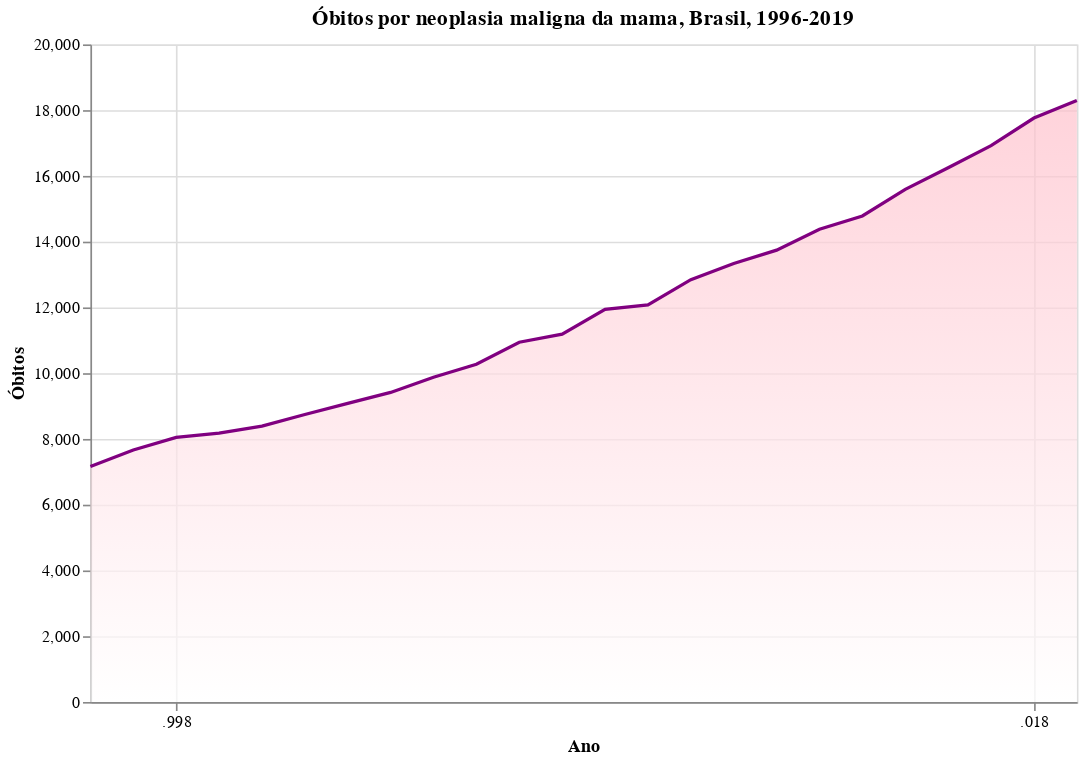

Notebook code cell kept with this figure:
### Code cell
# Fazendo gráfico de área
alt.Chart(data = tab_causa_ano) \
 .mark_area(
    line={'color':'purple'},
    color=alt.Gradient(
        gradient='linear',
        stops=[alt.GradientStop(color='white', offset=0),
               alt.GradientStop(color='pink', offset=1)],
        x1=1,
        x2=1,
        y1=1,
        y2=0
    )
).encode(
    x=alt.X(
    shorthand = 'ano:T', 
    axis = alt.Axis(title = 'Ano')
    ), 
    y=alt.Y(
        shorthand = 'numero_obitos:Q', 
        sort='-x', 
        axis = alt.Axis(title = 'Óbitos')
    )
).properties(width=600, height=400, title = 'Óbitos por neoplasia maligna da mama, Brasil, 1996-2019')

### Figure 1 — Vega-Lite specification as saved in the notebook (floating-point values rounded to 4 significant figures)
{"config": {"view": {"continuousWidth": 400, "continuousHeight": 300}}, "data": {"name": "data-2fc53dc6075d51a28a143a3adfe3bedf"}, "mark": {"type": "area", "color": {"gradient": "linear", "stops": [{"color": "white", "offset": 0}, {"color": "pink", "offset": 1}], "x1": 1, "x2": 1, "y1": 1, "y2": 0}, "line": {"color": "purple"}}, "encoding": {"x": {"axis": {"title": "Ano"}, "field": "ano", "type": "temporal"}, "y": {"axis": {"title": "Óbitos"}, "field": "numero_obitos", "sort": "-x", "type": "quantitative"}}, "height": 400, "title": "Óbitos por neoplasia maligna da mama, Brasil, 1996-2019", "width": 600, "$schema": "https://vega.github.io/schema/vega-lite/v4.17.0.json", "datasets": {"data-2fc53dc6075d51a28a143a3adfe3bedf": [{"ano": 1996, "numero_obitos": 7163}, {"ano": 1997, "numero_obitos": 7664}, {"ano": 1998, "numero_obitos": 8050}, {"ano": 1999, "numero_obitos": 8174}, {"ano": 2000, "numero_obitos": 8393}, {"ano": 2001, "numero_obitos": 8743}, {"ano": 2002, "numero_obitos": 9082}, {"ano": 2003, "numero_obitos": 9414}, {"ano": 2004, "numero_obitos": 9876}, {"ano": 2005, "numero_obitos": 10270}, {"ano": 2006, "numero_obitos": 10941}, {"ano": 2007, "numero_obitos": 11188}, {"ano": 2008, "numero_obitos": 11941}, {"ano": 2009, "numero_obitos": 12079}, {"ano": 2010, "numero_obitos": 12845}, {"ano": 2011, "numero_obitos": 13338}, {"ano": 2012, "numero_obitos": 13742}, {"ano": 2013, "numero_obitos": 14380}, {"ano": 2014, "numero_obitos": 14782}, {"ano": 2015, "numero_obitos": 15591}, {"ano": 2016, "numero_obitos": 16250}, {"ano": 2017, "numero_obitos": 16921}, {"ano": 2018, "numero_obitos": 17760}, {"ano": 2019, "numero_obitos": 18291}]}}
